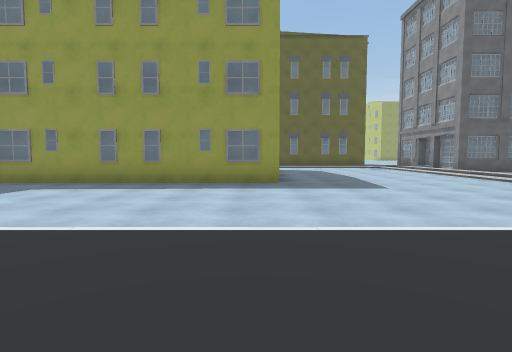
[1] (above)

24 first-person views from a walk through a 3-D level made in the Unity game engine. The camera is 1.2 m above the floor, tilts 4° down and sees 80° across. The floor is counted in squares, 2 m on a side. Each view is taken from the middle of a square. On the plan, view 1 faces up. The plan holds only what a view shows up to about 9 squares ahead; the rest is blank. The place goes on beyond the plan. Some surface patterns are stand-ins.

[2]
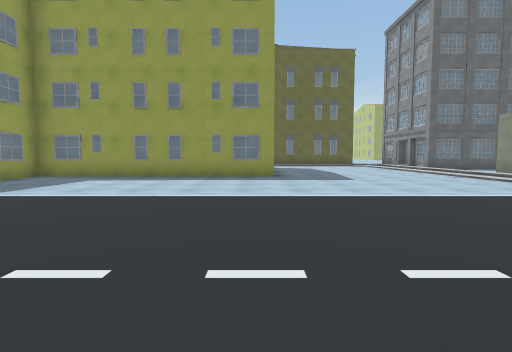

[3]
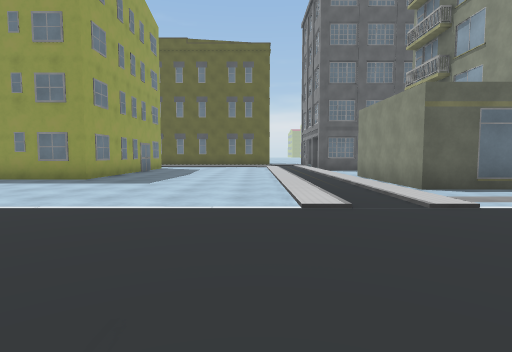

[4]
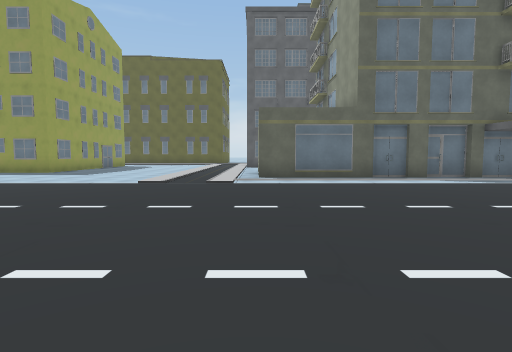

[5]
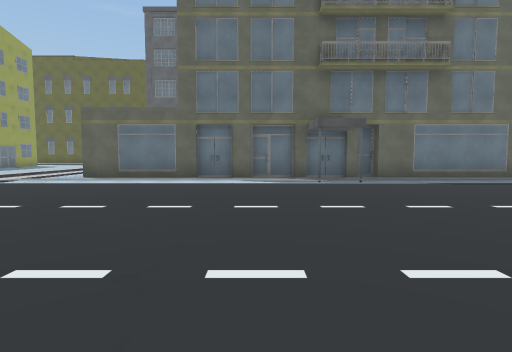

[6]
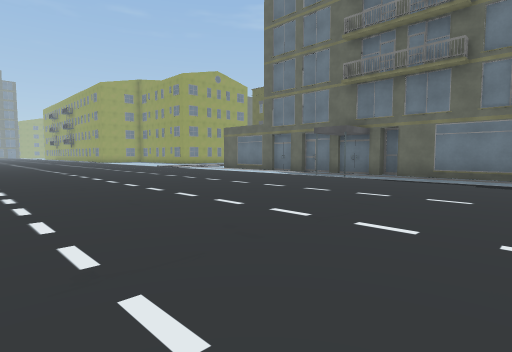

[7]
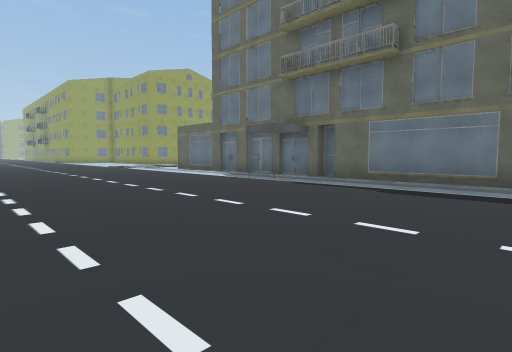

[8]
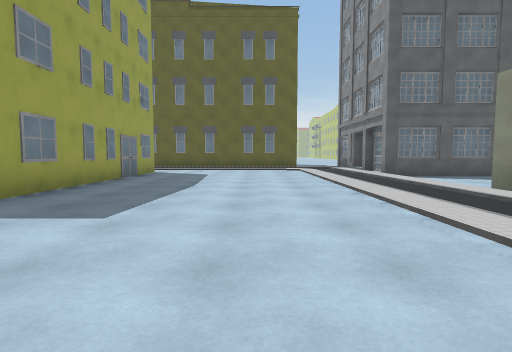

[9]
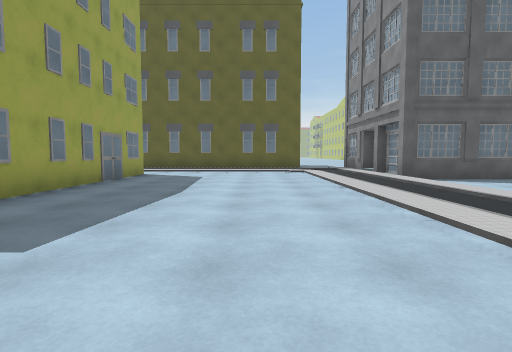

[10]
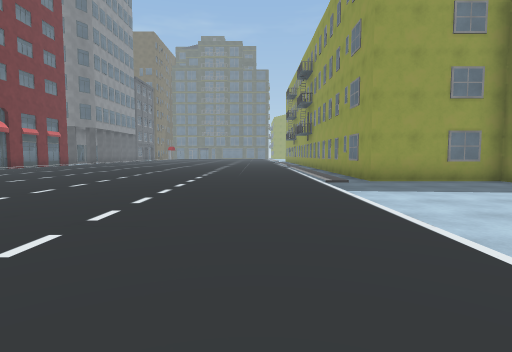

[11]
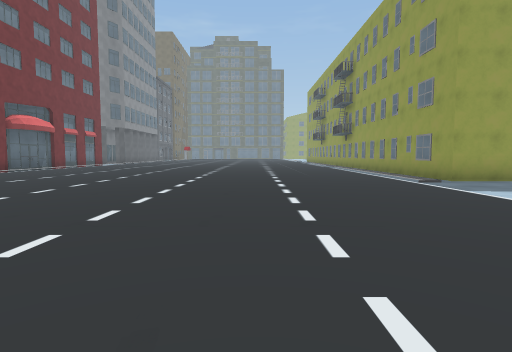

[12]
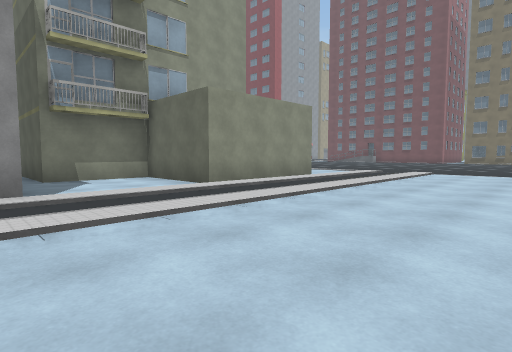

[13]
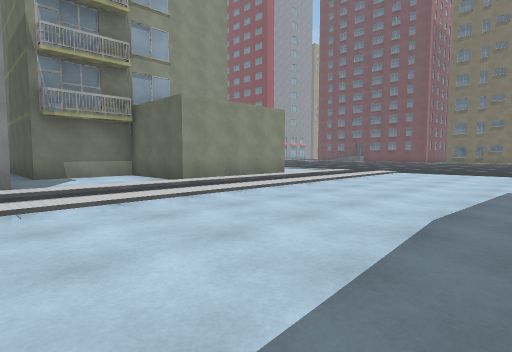

[14]
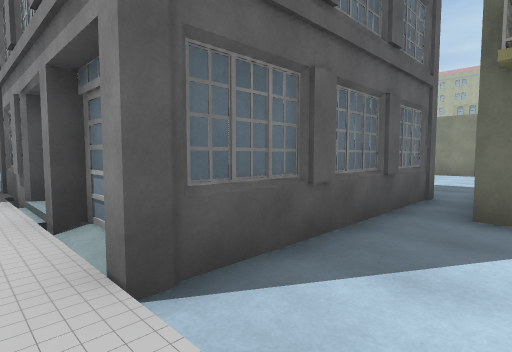

[15]
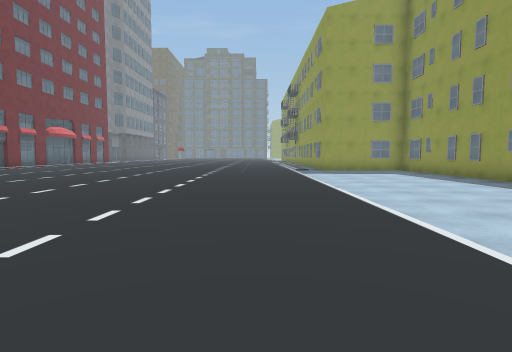

[16]
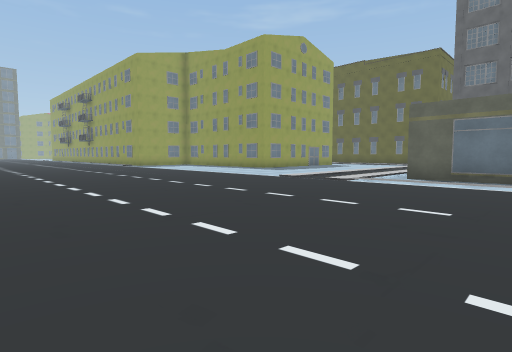

[17]
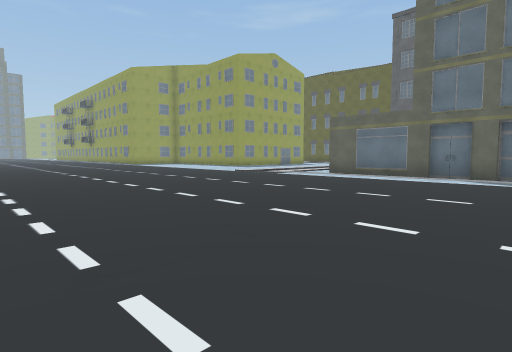

[18]
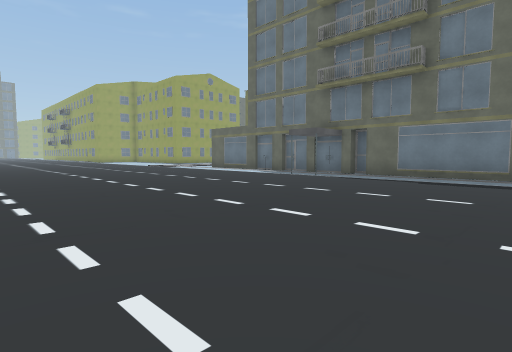

[19]
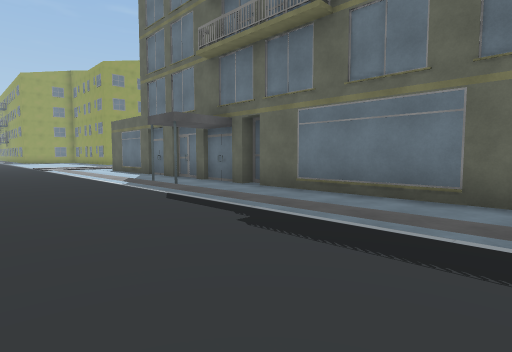

[20]
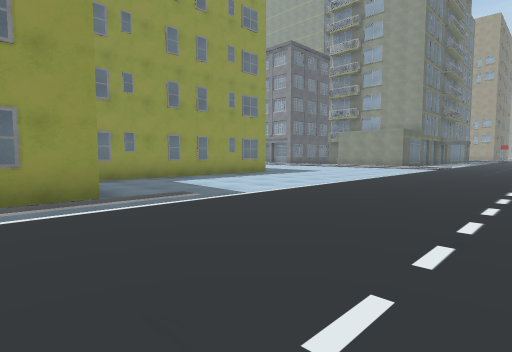

[21]
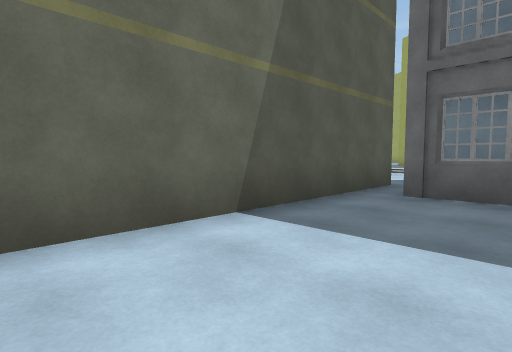

[22]
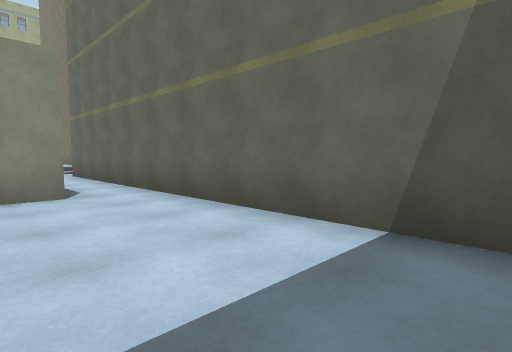

[23]
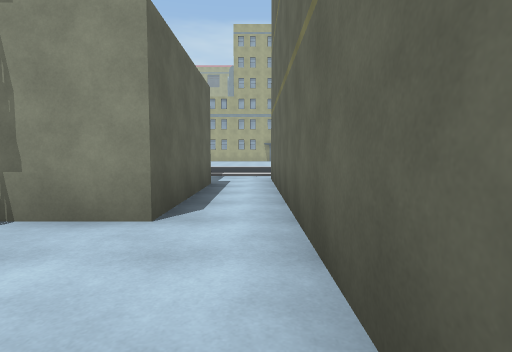

[24]
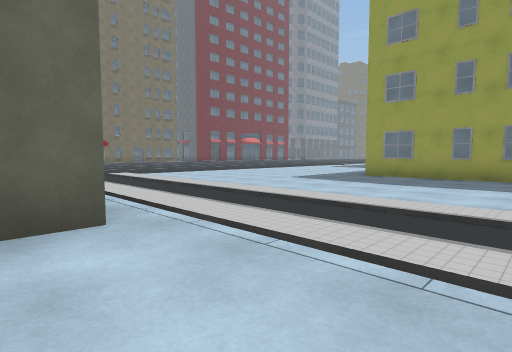

### Floor plan
Key: @ floor where view 1 was taken; # wall or solid block; . floor; / step, stairs or slope; B building.
Columns run from 8 left of view 1 to 21 right of it. Each row starts with its distance up from view 1.
 13         #.....  #  ##......#
 12         #...... ####B......###
 11         #.....................
 10         #..........###########
  9         #..........#
  8         #.......####
  7  ########.......#
  6  #..............#
  5  #..............##############
  4 ##............................
  3 ///.............//////////////
  2 ..............................
  1 ..............................
  0 ........@.....................
 -1 ..............................
 -2 ..............................
 -3 ..............................
 -4 .........  ...................
 -5 ........         .............
 -6 .... ..
 -7 ...
 -8 ..

Where each view was taken, in squares from view 1:
view 1: 0 up, 0 right, facing up
view 2: 2 down, 0 right, facing up
view 3: 1 down, 5 right, facing up
view 4: 4 down, 8 right, facing up
view 5: 4 down, 13 right, facing up
view 6: 5 down, 20 right, facing up-left
view 7: 3 down, 21 right, facing up-left
view 8: 3 up, 4 right, facing up
view 9: 4 up, 4 right, facing up
view 10: 1 up, 1 right, facing left
view 11: 1 down, 1 right, facing left
view 12: 12 up, 3 right, facing down-right
view 13: 12 up, 2 right, facing down-right
view 14: 10 up, 7 right, facing up-right
view 15: 1 up, 6 right, facing left
view 16: 4 down, 11 right, facing up-left
view 17: 5 down, 14 right, facing up-left
view 18: 5 down, 21 right, facing up-left
view 19: 0 up, 21 right, facing up-left
view 20: 1 down, 8 left, facing up-right
view 21: 13 up, 17 right, facing down-left
view 22: 13 up, 14 right, facing down-right
view 23: 11 up, 16 right, facing right
view 24: 11 up, 9 right, facing down-left
